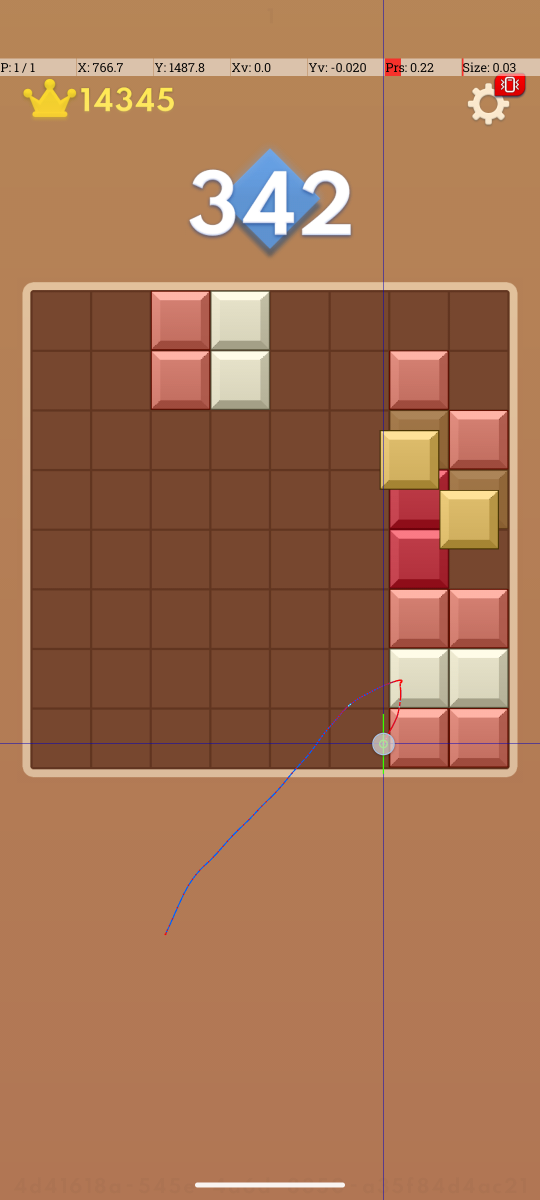
#> input picture current_bug_screen.png, 1080 x 2400 px (shown at 1/2 size); its folder holds only this picture in this run
$ python -i cv_detector.py   (imports and definitions only)
#> lines starting #> are read from the running program, lines starting #| are printed output that depends on the picture; after the words box and inside, x2 and y2 are one past the last pixel; in counts of white or black regions, pixels touching at a corner belong together
"""
cv_detector.py - Ultra-Fast, SIMD Multi-Theme Computer Vision Detector for Block Blast Mobile.
- Sub-50ms inference via vectorized NumPy meshgrid and OpenCV SIMD intrinsics.
- Multi-theme adaptive background calibration (Wood, Blue/Night, Neon, Jungle).
- Invariant 8x8 board occupancy classification across 0% to 100% full boards.
- Exact centroid touch grab coordinates (X_grab, Y_grab) and minimum Euclidean distance slotting.
- 3-tier shape classification: exact hash -> Hamming distance <= 1 -> dynamic binary matrix fallback.
- Ghost highlight detection (18 <= Delta E <= 65) for autonomous empirical touch calibration.
- Game-over dialog detection and score extraction.
"""

import time
import cv2
import numpy as np
from PIL import Image, ImageDraw, ImageFont
from typing import List, Tuple, Optional, Dict, Any
from game import BLOCK_SHAPES

# =====================================================================
# CANONICAL SHAPE HASH TABLE FOR 42 STANDARD PIECES
# =====================================================================
CANONICAL_SHAPES: Dict[Tuple[Tuple[int, ...], ...], str] = {}
# [7 lines not run here, left out]


class BlockBlastDetector:
    """High-performance, multi-theme OpenCV SIMD vision detector for Block Blast."""

    def __init__(self):
        # Physical Board Geometry on Moto G54 5G (1080x2400)
        self.board_left = 61
        self.board_top = 581
        self.board_right = 1018
        self.board_bottom = 1537
        self.board_w = self.board_right - self.board_left  # 957 px
        self.board_h = self.board_bottom - self.board_top  # 956 px
        self.cell_w = self.board_w / 8.0  # 119.625 px
        self.cell_h = self.board_h / 8.0  # 119.5 px

        # Tray Region Geometry
        self.tray_top = 1660
        self.tray_bottom = 2050
        self.tray_left = 60
        self.tray_right = 1020
        self.tray_block_size = 58.5

        # Nominal Slot Centers for Minimum Distance Assignment
        slot_w = (self.tray_right - self.tray_left) / 3.0  # 320.0 px
        self.slot_centers_x = [
            self.tray_left + 0.5 * slot_w,  # 220.0 px
            self.tray_left + 1.5 * slot_w,  # 540.0 px
            self.tray_left + 2.5 * slot_w   # 860.0 px
        ]
        self.slots_x = [
            (self.tray_left, int(self.tray_left + slot_w)),
            (int(self.tray_left + slot_w), int(self.tray_left + 2 * slot_w)),
            (int(self.tray_left + 2 * slot_w), self.tray_right)
        ]

        # Calibrated default touch lift offset (px)
        self.finger_lift_offset = 205

        # Vectorized Relative Board Grid Sampling Indices (9x9 window per cell = 81 px)
        # Operating inside the cropped board image (956x957) ensures maximum CPU cache locality
        cx_list = [int((c + 0.5) * self.cell_w) for c in range(8)]
        cy_list = [int((r + 0.5) * self.cell_h) for r in range(8)]
        CX, CY = np.meshgrid(cx_list, cy_list)
        self.board_rel_cx = CX.flatten()
        self.board_rel_cy = CY.flatten()

        offsets = np.arange(-4, 5)  # 9x9 sampling window
        OX, OY = np.meshgrid(offsets, offsets)
        self.patch_ox = OX.flatten()
        self.patch_oy = OY.flatten()
        self.rel_board_x = (self.board_rel_cx[:, None] + self.patch_ox[None, :]).flatten()
        self.rel_board_y = (self.board_rel_cy[:, None] + self.patch_oy[None, :]).flatten()

        # Absolute coordinates for full frame sampling if needed
        self.all_board_x = self.board_left + self.rel_board_x
        self.all_board_y = self.board_top + self.rel_board_y

        # Pre-allocated morphological kernels for SIMD morphology
        self.k_open = cv2.getStructuringElement(cv2.MORPH_RECT, (3, 3))
        self.k_close = cv2.getStructuringElement(cv2.MORPH_RECT, (11, 11))

        # Synthesize normalized digit templates for sub-millisecond score OCR
        self.digit_templates = self._init_digit_templates()

    # [238 lines left out: functions get_cell_screen_coords, detect_board_state, detect_tray_pieces, _classify_shape, detect_state, detect_ghost_highlights, not called in this run]

    def detect_game_over(self, img_bgr: np.ndarray) -> Tuple[bool, Optional[int]]:
        """
        Detects game-over dialog / modal overlay and extracts final score if present.
        Returns: (is_game_over: bool, score: Optional[int])
        """
        h, w, _ = img_bgr.shape
        if h < 2000 or w < 1000:
            return False, None

        # Check for dimmed / modal background overlay on board
        board_crop = img_bgr[self.board_top:self.board_bottom, self.board_left:self.board_right]
        gray_board = cv2.cvtColor(board_crop, cv2.COLOR_BGR2GRAY)
        mean_board_brightness = np.mean(gray_board)

        # Dialog search region: center screen Y in [900, 1700], X in [150, 930]
        dialog_crop = img_bgr[900:1700, 150:930]
        dialog_gray = cv2.cvtColor(dialog_crop, cv2.COLOR_BGR2GRAY)

        # Search for restart button contour / high-contrast circular or rounded shape
        _, thresh = cv2.threshold(dialog_gray, 200, 255, cv2.THRESH_BINARY)
        contours, _ = cv2.findContours(thresh, cv2.RETR_EXTERNAL, cv2.CHAIN_APPROX_SIMPLE)

        has_restart_button = False
        for cnt in contours:
            area = cv2.contourArea(cnt)
            if 5000 < area < 80000:
                bx, by, bw, bh = cv2.boundingRect(cnt)
                aspect = bw / float(bh)
                if 0.7 <= aspect <= 3.5:
                    has_restart_button = True
                    break

        # Check for "GAME OVER" header banner / edge density
        header_crop = img_bgr[350:550, 200:880]
        header_gray = cv2.cvtColor(header_crop, cv2.COLOR_BGR2GRAY)
        header_edge_density = np.mean(cv2.Canny(header_gray, 50, 150))

        is_game_over = has_restart_button and (mean_board_brightness < 45 or header_edge_density > 25.0)

        score = None
        if is_game_over:
            score_region = img_bgr[650:950, 250:830]
            score = self._extract_digits_from_crop(score_region)

        return is_game_over, score

    def _init_digit_templates(self) -> Dict[int, np.ndarray]:
        """Synthesizes canonical 18x24 binary masks for digits 0-9 for instant template matching."""
        templates = {}
        for digit in range(10):
            img = Image.new('L', (70, 90), color=0)
            draw = ImageDraw.Draw(img)
            try:
                font = ImageFont.truetype('arialbd.ttf', 70)
            except Exception:
                font = ImageFont.load_default()
            draw.text((10, 0), str(digit), fill=255, font=font)
            arr = np.array(img)
            cnts, _ = cv2.findContours(arr, cv2.RETR_EXTERNAL, cv2.CHAIN_APPROX_SIMPLE)
            if cnts:
                x, y, w, h = cv2.boundingRect(max(cnts, key=cv2.contourArea))
                crop = arr[y:y+h, x:x+w]
                templates[digit] = cv2.resize(crop, (18, 24), interpolation=cv2.INTER_AREA)
        return templates

    # [55 lines left out: functions detect_live_score, _extract_digits_from_crop, not called in this run]

>>> import cv2
>>> picture = cv2.imread('current_bug_screen.png')
#> picture is the input picture: shape (2400, 1080, 3); mean B, G, R 82.3, 114.5, 165.5
>>> result = BlockBlastDetector().detect_game_over(picture)
#> the loop in _init_digit_templates, `for digit in range(10):` made 10 passes
#> (x, y, w, h) on passes 1 to 10: (14, 13, 36, 53), (17, 14, 32, 51), (15, 13, 33, 52), (15, 13, 34, 53), (13, 14, 38, 51), (15, 14, 34, 52), (14, 13, 37, 53), (15, 14, 34, 51), (14, 13, 36, 53), (14, 13, 36, 53)
#> after the loop in _init_digit_templates, `for digit in range(10):`:
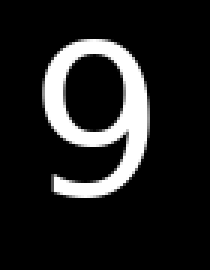
#> arr: shape (90, 70) (shown 3 times larger); min 0, max 255, mean 32.9
#> after the loop in _init_digit_templates, `for digit in range(10):`:
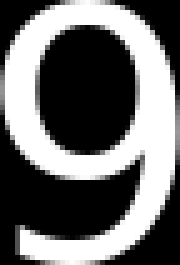
#> crop: shape (53, 36) (shown 5 times larger); min 0, max 255, mean 108.6
#> after the loop in _init_digit_templates, `for digit in range(10):`: templates = 10 items
#> in detect_game_over, `gray_board = cv2.cvtColor(board_crop, cv2.COLOR_BGR2GRAY)`:
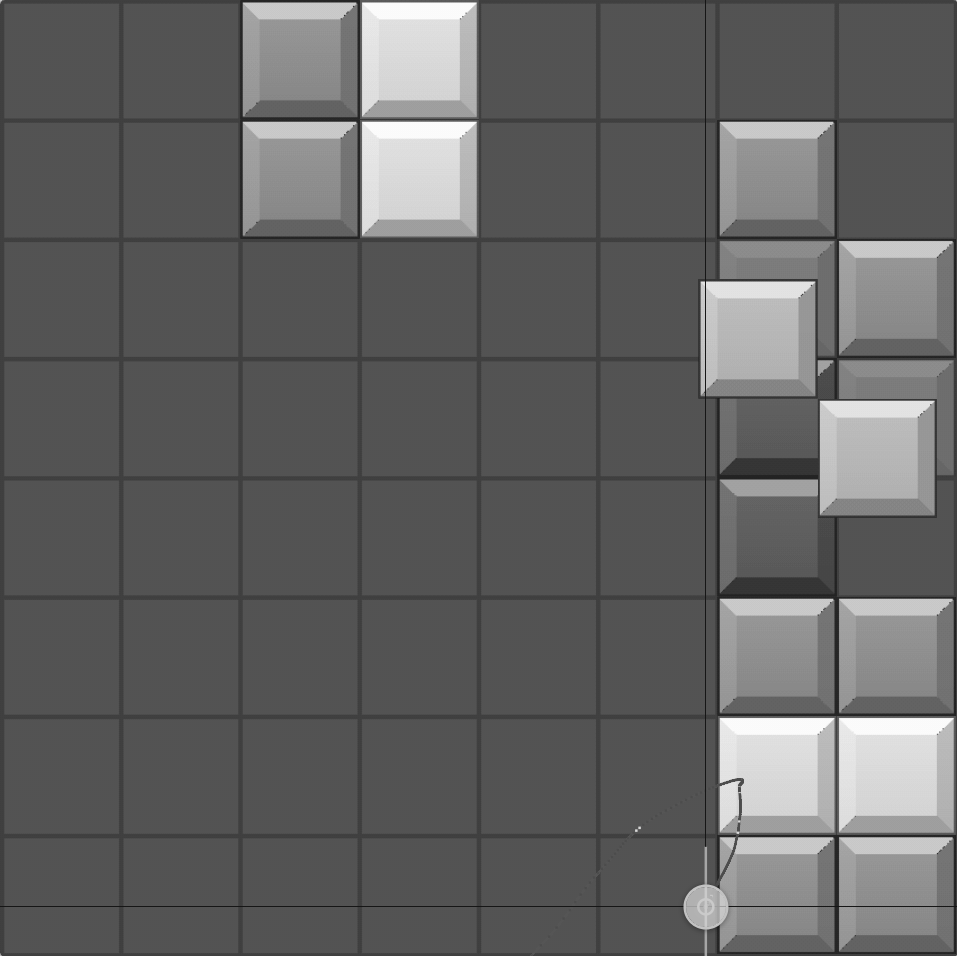
#> gray_board: shape (956, 957); min 19, max 252, mean 98.8
#> in detect_game_over, `mean_board_brightness = np.mean(gray_board)`: mean_board_brightness = 98.77
#> in detect_game_over, `dialog_crop = img_bgr[900:1700, 150:930]`:
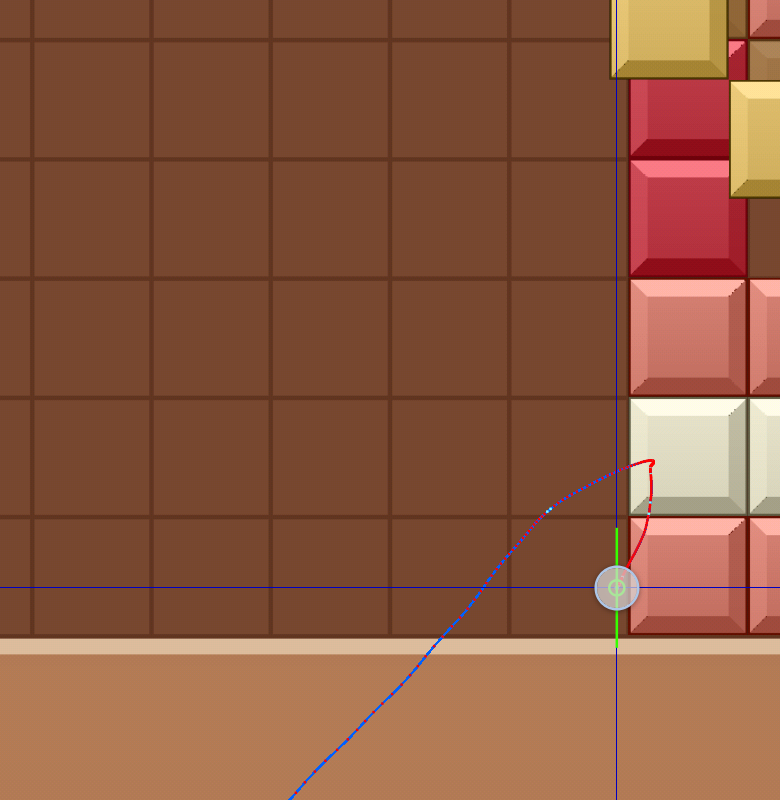
#> dialog_crop: shape (800, 780, 3); mean B, G, R 64.5, 89.8, 141.6
#> in detect_game_over, `_, thresh = cv2.threshold(dialog_gray, 200, 255, cv2.THRESH_BINARY)`:
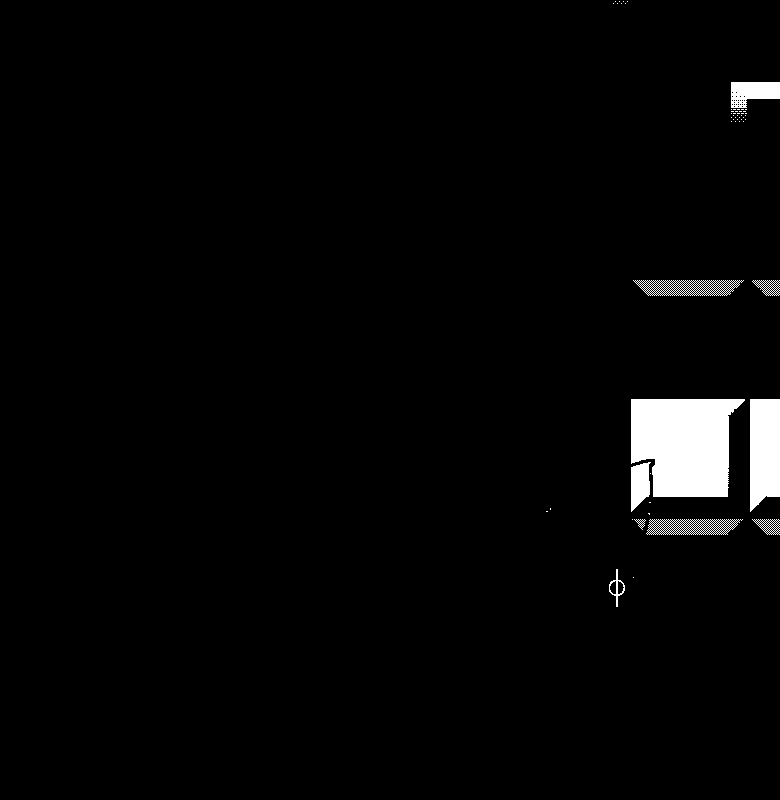
#> thresh: shape (800, 780); 2.5% white; 55 white regions (45 under 20 px)
#> in detect_game_over, `contours, _ = cv2.findContours(thresh, cv2.RETR_EXTERNAL, cv2.CHAIN_AP..`: contours = 55 contours, 45 with area under 20; largest, box (x1, y1, x2, y2) and area: (631, 399, 745, 497) 8718, (750, 399, 780, 512) 2925, (633, 280, 744, 296) 1314, (646, 519, 743, 535) 1188, (731, 82, 780, 108) 900
#> the loop in detect_game_over, `for cnt in contours:` made 14 passes
#> (area, bx, by, bw, bh, aspect, has_restart_button) on pass 14: (8718.5, 631, 399, 114, 98, 1.16, True)
#> area on passes 2, 3, 4, 5, 12, 13: 214.5, 266, 1188, 46, 664, 2925
#> in detect_game_over, `header_crop = img_bgr[350:550, 200:880]`:
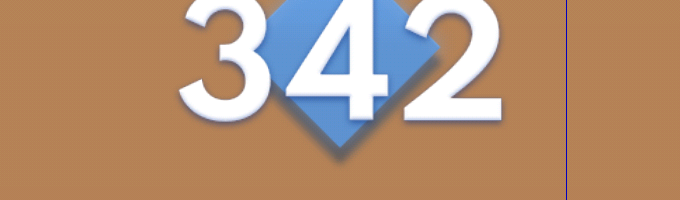
#> header_crop: shape (200, 680, 3); mean B, G, R 118.1, 145.1, 179.4
#> in detect_game_over, `header_gray = cv2.cvtColor(header_crop, cv2.COLOR_BGR2GRAY)`:
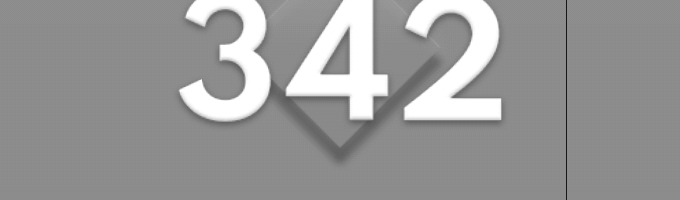
#> header_gray: shape (200, 680); min 22, max 255, mean 152.2
#> in detect_game_over, `header_edge_density = np.mean(cv2.Canny(header_gray, 50, 150))`: header_edge_density = 4.35
#> in detect_game_over, `is_game_over = has_restart_button and (mean_board_brightness < 45 or h..`: is_game_over = False
